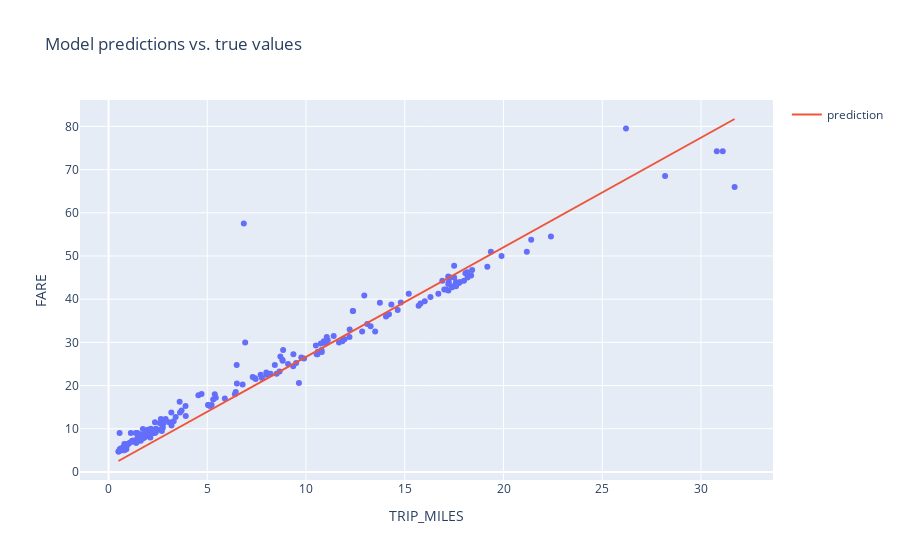

The notebook cell this image was saved under:
### Code cell
#@title Code - Experiment 2

# The following variables are the hyperparameters.
settings_2 = ml_edu.experiment.ExperimentSettings(
    learning_rate = 0.001,
    number_epochs = 20,
    batch_size = 500,
    input_features = ['TRIP_MILES']
)

metrics = [keras.metrics.RootMeanSquaredError(name='rmse')]

model_2 = create_model(settings_2, metrics)

experiment_2 = train_model('one_feature_hyper', model_2, training_df, 'FARE', settings_2)

ml_edu.results.plot_experiment_metrics(experiment_2, ['rmse'])
ml_edu.results.plot_model_predictions(experiment_2, training_df, 'FARE')

### Figure 1 — Plotly figure (JSON) as saved in the notebook; plotly's stock layout.template omitted (floating-point values rounded to 4 significant figures; data arrays with more than 128 entries replaced by an {"elided": "..."} marker saying what was removed)
{"data": [{"hovertemplate": "TRIP_MILES=%{x}<br>FARE=%{y}<extra></extra>", "legendgroup": "", "marker": {"color": "#636efa", "symbol": "circle"}, "mode": "markers", "name": "", "orientation": "v", "showlegend": false, "type": "scatter", "x": {"elided": "200 float values"}, "xaxis": "x", "y": {"elided": "200 float values"}, "yaxis": "y"}, {"mode": "lines", "name": "prediction", "type": "scatter", "x": {"elided": "200 float values"}, "y": {"elided": "200 float values"}}], "layout": {"legend": {"tracegroupgap": 0}, "title": {"text": "Model predictions vs. true values"}, "xaxis": {"anchor": "y", "domain": [0, 1], "title": {"text": "TRIP_MILES"}}, "yaxis": {"anchor": "x", "domain": [0, 1], "title": {"text": "FARE"}}}}
